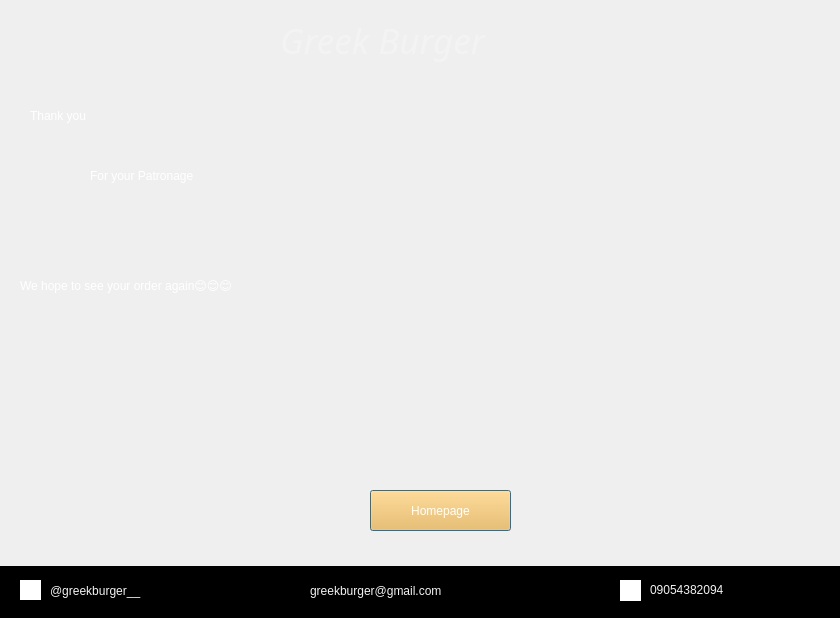
<?xml version="1.0" encoding="UTF-8"?>
<ui version="4.0">
 <class>ThanksDialog</class>
 <widget class="QDialog" name="ThanksDialog">
  <property name="geometry">
   <rect>
    <x>0</x>
    <y>0</y>
    <width>840</width>
    <height>618</height>
   </rect>
  </property>
  <property name="mouseTracking">
   <bool>false</bool>
  </property>
  <property name="windowTitle">
   <string>Dialog</string>
  </property>
  <widget class="QLabel" name="L1">
   <property name="geometry">
    <rect>
     <x>280</x>
     <y>10</y>
     <width>431</width>
     <height>61</height>
    </rect>
   </property>
   <property name="font">
    <font>
     <family>Segoe UI Black</family>
     <pointsize>26</pointsize>
     <weight>10</weight>
     <italic>true</italic>
     <bold>false</bold>
    </font>
   </property>
   <property name="styleSheet">
    <string notr="true">color:rgb(243, 243, 243);font: 87 italic 11pt &quot;Segoe UI Black&quot;;
font: 87 italic 26pt &quot;Segoe UI Black&quot;;
</string>
   </property>
   <property name="text">
    <string>Greek Burger</string>
   </property>
  </widget>
  <widget class="QLabel" name="L6">
   <property name="geometry">
    <rect>
     <x>50</x>
     <y>570</y>
     <width>151</width>
     <height>41</height>
    </rect>
   </property>
   <property name="styleSheet">
    <string notr="true">color:rgb(243, 243, 243);font: 87 italic 11pt &quot;Segoe UI Black&quot;;
font: 75 10pt &quot;Perpetua Titling MT&quot;;
font: 75 italic 12pt &quot;Verdana&quot;;
</string>
   </property>
   <property name="text">
    <string>@greekburger__</string>
   </property>
  </widget>
  <widget class="QLabel" name="label">
   <property name="geometry">
    <rect>
     <x>310</x>
     <y>570</y>
     <width>261</width>
     <height>41</height>
    </rect>
   </property>
   <property name="styleSheet">
    <string notr="true">color:rgb(243, 243, 243);font: 87 italic 11pt &quot;Segoe UI Black&quot;;
font: 75 10pt &quot;Perpetua Titling MT&quot;;
font: 75 italic 12pt &quot;Verdana&quot;;</string>
   </property>
   <property name="text">
    <string>greekburger@gmail.com</string>
   </property>
  </widget>
  <widget class="QLabel" name="label_2">
   <property name="geometry">
    <rect>
     <x>650</x>
     <y>580</y>
     <width>181</width>
     <height>20</height>
    </rect>
   </property>
   <property name="styleSheet">
    <string notr="true">color:rgb(243, 243, 243);font: 87 italic 11pt &quot;Segoe UI Black&quot;;
font: 75 10pt &quot;Perpetua Titling MT&quot;;
font: 75 italic 12pt &quot;Verdana&quot;;</string>
   </property>
   <property name="text">
    <string>09054382094</string>
   </property>
  </widget>
  <widget class="QLabel" name="label_3">
   <property name="geometry">
    <rect>
     <x>0</x>
     <y>0</y>
     <width>841</width>
     <height>571</height>
    </rect>
   </property>
   <property name="styleSheet">
    <string notr="true">font: 75 16pt &quot;MS Shell Dlg 2&quot;;
color: rgb(255, 255, 255);</string>
   </property>
   <property name="text">
    <string/>
   </property>
   <property name="pixmap">
    <pixmap>WhatsApp Image 2023-10-23 at 15.35.33_7aeecbb9.jpg</pixmap>
   </property>
   <property name="scaledContents">
    <bool>true</bool>
   </property>
  </widget>
  <widget class="QLabel" name="label_4">
   <property name="geometry">
    <rect>
     <x>620</x>
     <y>580</y>
     <width>21</width>
     <height>21</height>
    </rect>
   </property>
   <property name="styleSheet">
    <string notr="true">background-color: rgb(255, 255, 255);</string>
   </property>
   <property name="text">
    <string/>
   </property>
   <property name="pixmap">
    <pixmap>../../Downloads/icons8-call-50.png</pixmap>
   </property>
   <property name="scaledContents">
    <bool>true</bool>
   </property>
  </widget>
  <widget class="QLabel" name="label_5">
   <property name="geometry">
    <rect>
     <x>20</x>
     <y>580</y>
     <width>21</width>
     <height>20</height>
    </rect>
   </property>
   <property name="styleSheet">
    <string notr="true">background-color: rgb(255, 255, 255);</string>
   </property>
   <property name="text">
    <string/>
   </property>
   <property name="pixmap">
    <pixmap>../../Downloads/2227-removebg-preview.png</pixmap>
   </property>
   <property name="scaledContents">
    <bool>true</bool>
   </property>
  </widget>
  <widget class="QLabel" name="label_6">
   <property name="geometry">
    <rect>
     <x>-6</x>
     <y>566</y>
     <width>851</width>
     <height>61</height>
    </rect>
   </property>
   <property name="styleSheet">
    <string notr="true">background-color: rgb(0, 0, 0);</string>
   </property>
   <property name="text">
    <string/>
   </property>
  </widget>
  <widget class="QPushButton" name="go_back_button">
   <property name="geometry">
    <rect>
     <x>370</x>
     <y>490</y>
     <width>141</width>
     <height>41</height>
    </rect>
   </property>
   <property name="styleSheet">
    <string notr="true">font: 75 12pt  &quot;Segoe UI Semibold&quot;;
color:;
color: rgb(255, 255, 255);
background-color: rgb(255, 184, 62);</string>
   </property>
   <property name="text">
    <string>Homepage</string>
   </property>
  </widget>
  <widget class="QLabel" name="label_7">
   <property name="geometry">
    <rect>
     <x>30</x>
     <y>80</y>
     <width>281</width>
     <height>71</height>
    </rect>
   </property>
   <property name="styleSheet">
    <string notr="true">font: 75 25pt &quot;MS Shell Dlg 2&quot;;
color: rgb(255, 255, 255);</string>
   </property>
   <property name="text">
    <string>Thank you</string>
   </property>
  </widget>
  <widget class="QLabel" name="label_8">
   <property name="geometry">
    <rect>
     <x>90</x>
     <y>140</y>
     <width>391</width>
     <height>71</height>
    </rect>
   </property>
   <property name="styleSheet">
    <string notr="true">font: 75 25pt &quot;MS Shell Dlg 2&quot;;
color: rgb(255, 255, 255);</string>
   </property>
   <property name="text">
    <string>For your Patronage</string>
   </property>
  </widget>
  <widget class="QLabel" name="label_9">
   <property name="geometry">
    <rect>
     <x>20</x>
     <y>260</y>
     <width>441</width>
     <height>51</height>
    </rect>
   </property>
   <property name="styleSheet">
    <string notr="true">color: rgb(255, 255, 255);
font: 14pt &quot;MS Shell Dlg 2&quot;;</string>
   </property>
   <property name="text">
    <string>We hope to see your order again😊😊😊</string>
   </property>
  </widget>
  <widget class="QLabel" name="label_10">
   <property name="geometry">
    <rect>
     <x>130</x>
     <y>320</y>
     <width>161</width>
     <height>131</height>
    </rect>
   </property>
   <property name="text">
    <string/>
   </property>
   <property name="pixmap">
    <pixmap>../resources/emoticon (3).png</pixmap>
   </property>
   <property name="scaledContents">
    <bool>true</bool>
   </property>
  </widget>
  <zorder>label_3</zorder>
  <zorder>label_6</zorder>
  <zorder>L1</zorder>
  <zorder>L6</zorder>
  <zorder>label</zorder>
  <zorder>label_2</zorder>
  <zorder>label_4</zorder>
  <zorder>label_5</zorder>
  <zorder>go_back_button</zorder>
  <zorder>label_7</zorder>
  <zorder>label_8</zorder>
  <zorder>label_9</zorder>
  <zorder>label_10</zorder>
 </widget>
 <resources/>
 <connections/>
</ui>
